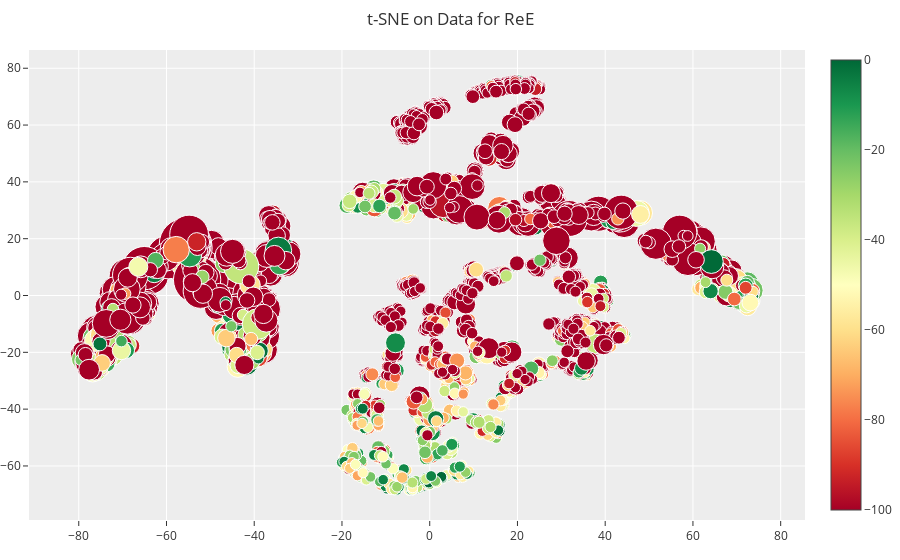

Notebook cell for this chart:
### Code cell
df["size"] = es
df["col"] = e
splot = go.Figure(data=go.Scatter(
    x = df["comp-1"],
    y = df["comp-2"],
    mode='markers',
    marker=dict(
        showscale=True,
        cmax=0,
        cmin=-100,
        size=df["size"],
        color=df["col"],                # set color to an array/list of desired values
        colorscale='RdYlGn',   # choose a colorscale
        opacity=1
        ),
    )
)

splot.update_traces
splot.update_layout(
    title = 't-SNE on Data for ReE',
    template='ggplot2',
    margin=dict(r=0, b=40, l=0, t=50)
)

splot.show()

### Figure 1 — Plotly figure (JSON) as saved in the notebook; plotly's stock layout.template omitted (floating-point values rounded to 4 significant figures; data arrays with more than 128 entries replaced by an {"elided": "..."} marker saying what was removed)
{"data": [{"marker": {"cmax": 0, "cmin": -100, "color": {"elided": "3224 float values"}, "colorscale": [[0, "rgb(165,0,38)"], [0.1, "rgb(215,48,39)"], [0.2, "rgb(244,109,67)"], [0.3, "rgb(253,174,97)"], [0.4, "rgb(254,224,139)"], [0.5, "rgb(255,255,191)"], [0.6, "rgb(217,239,139)"], [0.7, "rgb(166,217,106)"], [0.8, "rgb(102,189,99)"], [0.9, "rgb(26,152,80)"], [1, "rgb(0,104,55)"]], "opacity": 1, "showscale": true, "size": {"elided": "3224 float values"}}, "mode": "markers", "type": "scatter", "x": {"elided": "3224 float values"}, "y": {"elided": "3224 float values"}}], "layout": {"margin": {"b": 40, "l": 0, "r": 0, "t": 50}, "title": {"text": "t-SNE on Data for ReE"}}}
